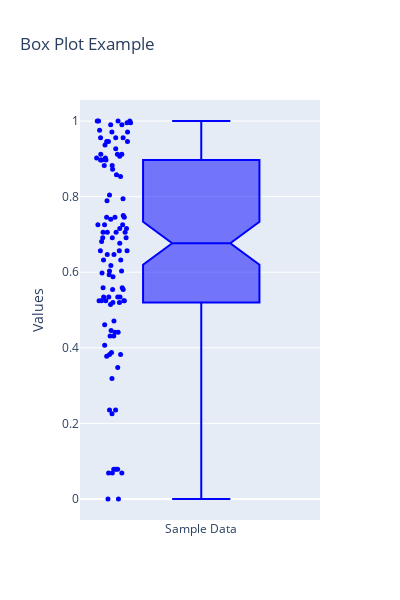

Notebook cell for this chart:
### Code cell
#box plot for data summary
#read DataSummary.txt file
data_summary = open('../../ResultsSelectedMin200Samples/CombinedResults100/Splitted/resultsSVG/DataSummary.txt')
lines = data_summary.readlines()

dataBalance = []

for i, line in enumerate(lines):

    values = []
    if 'Name:' in line:
        values.append(int(lines[i-1].strip('\n').split(' ')[-1]))
        values.append(int(lines[i-2].strip('\n').split(' ')[-1]))
        # print(lines[i-1].strip('\n').split(' ')[0], lines[i-1].strip('\n').split(' ')[-1])
        # print(lines[i-1].strip('\n').split(' ')[0], lines[i-2].strip('\n').split(' ')[-1])
        # print(values)
        #Extract min and max values from values
        min_value = min(values)
        max_value = max(values)
        #Apply min-max normalization
        normalized_values = round((min_value / sum(values)), 3)
        dataBalance.append(normalized_values )
        # print(normalized_values)
print(dataBalance)
#plot box plot from dataBalance
normalized_data = [(x - min(dataBalance)) / (max(dataBalance) - min(dataBalance)) for x in dataBalance]

fig = go.Figure()
fig.add_trace(go.Box(y=normalized_data, 
                     name='Sample Data', 
                     boxpoints='all',
                     notched=True,
                     marker=dict(size=5,
                                 color='blue',)
                     ))

# Add title and labels
fig.update_layout(
    width=400,
    height=600,
    title='Box Plot Example',
    yaxis_title='Values',
)

# Display the plot
fig.show()
fig.write_image('./SampleDestribution_1.svg',  scale=2, format='svg')

### Figure 1 — Plotly figure (JSON) as saved in the notebook; plotly's stock layout.template omitted (floating-point values rounded to 4 significant figures)
{"data": [{"boxpoints": "all", "marker": {"color": "blue", "size": 5}, "name": "Sample Data", "notched": true, "type": "box", "y": [0.8971, 0.06863, 0.06863, 0.5588, 0.7892, 0.5343, 0.8824, 0.8824, 0.5343, 0.3824, 0.8725, 1, 0.9706, 0.7255, 0.6176, 0.9069, 0.9559, 0.7255, 0.902, 0.9559, 1, 1, 0.9706, 0.5588, 0.07843, 0.4412, 0.8971, 0.9461, 0.9755, 0.4314, 0.7402, 0.4314, 0.5245, 0.5245, 0.8529, 0.5539, 0.5539, 0.07843, 0.4461, 0.4069, 0.3873, 0.5931, 0.3775, 0.8039, 0.6912, 0.4608, 0.6471, 0.6912, 0.3824, 0.6471, 0.2353, 0.5245, 0.2353, 0.9118, 0.5245, 0.9902, 0.9902, 0.5343, 0.6569, 0.6765, 0.7059, 0.7941, 0.6814, 0.9265, 0.6029, 0.6324, 0.7157, 0.7451, 0.598, 0.5196, 0.7451, 0.6912, 0.7059, 0.5343, 0.9118, 0, 0.5147, 0.8578, 0.5196, 0.348, 0, 0.7157, 0.7451, 0.6569, 0.902, 0.5882, 0.9951, 0.9559, 0.3186, 0.7255, 0.7059, 0.6569, 0.9951, 0.6324, 0.2255, 0.9461, 0.9461, 0.6029, 0.4706, 0.9118, 0.5245, 0.7059, 0.75, 1, 0.07843, 0.4412, 0.8971, 0.9363, 0.06863]}], "layout": {"height": 600, "title": {"text": "Box Plot Example"}, "width": 400, "yaxis": {"title": {"text": "Values"}}}}
